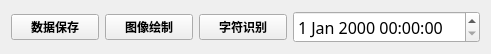
     <widget class="QWidget" name="layoutWidget">
      <property name="geometry">
       <rect>
        <x>30</x>
        <y>1604</y>
        <width>491</width>
        <height>25</height>
       </rect>
      </property>
      <layout class="QHBoxLayout" name="horizontalLayout_5">
       <item>
        <widget class="QPushButton" name="pushButton_17">
         <property name="font">
          <font>
           <family>新宋体</family>
           <pointsize>9</pointsize>
           <weight>75</weight>
           <bold>true</bold>
          </font>
         </property>
         <property name="text">
          <string>数据保存</string>
         </property>
        </widget>
       </item>
       <item>
        <widget class="QPushButton" name="pushButton_16">
         <property name="font">
          <font>
           <family>新宋体</family>
           <pointsize>9</pointsize>
           <weight>75</weight>
           <bold>true</bold>
          </font>
         </property>
         <property name="text">
          <string>图像绘制</string>
         </property>
        </widget>
       </item>
       <item>
        <widget class="QPushButton" name="pushButton_18">
         <property name="font">
          <font>
           <family>新宋体</family>
           <pointsize>9</pointsize>
           <weight>75</weight>
           <bold>true</bold>
          </font>
         </property>
         <property name="text">
          <string>字符识别</string>
         </property>
        </widget>
       </item>
       <item>
        <widget class="QDateTimeEdit" name="dateTimeEdit">
         <property name="font">
          <font>
           <family>新宋体</family>
           <pointsize>12</pointsize>
           <weight>50</weight>
           <bold>false</bold>
          </font>
         </property>
        </widget>
       </item>
      </layout>
     </widget>
